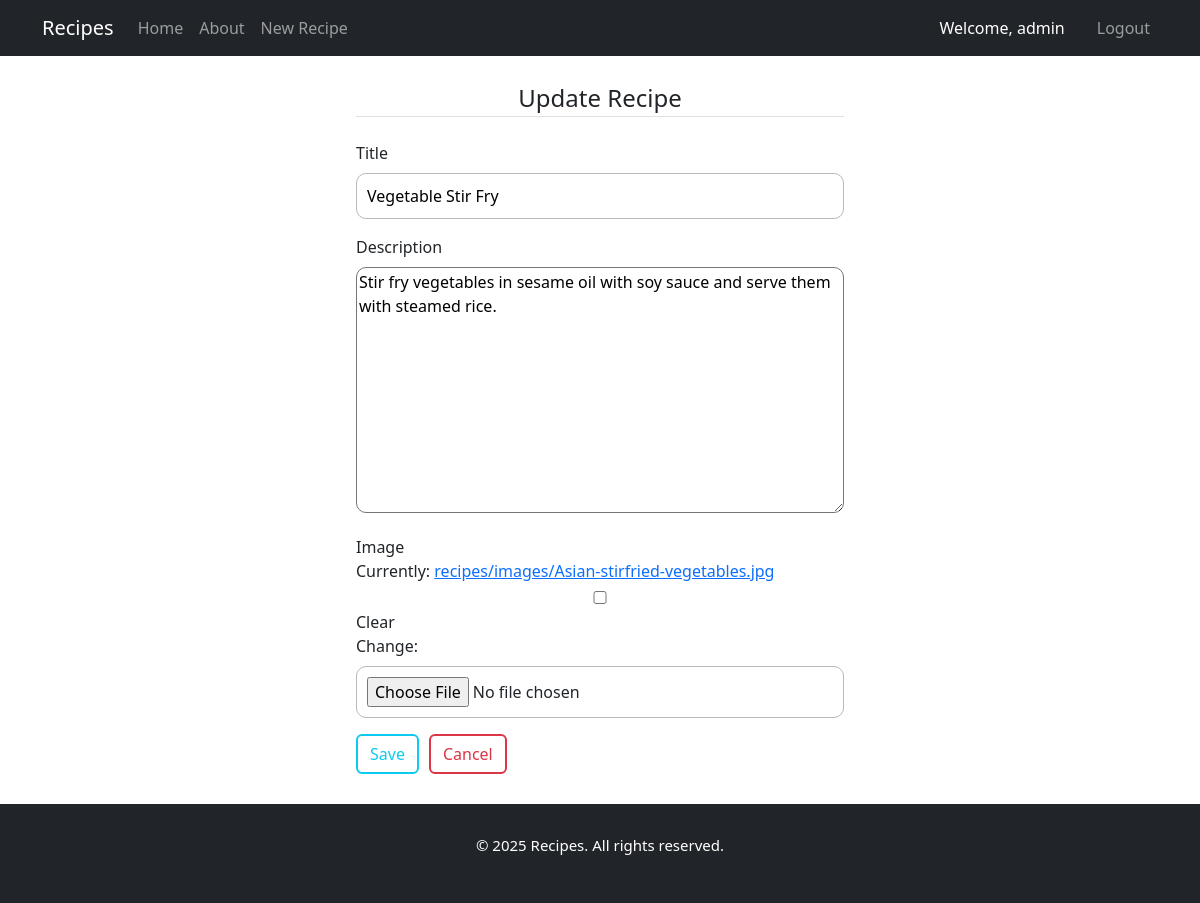
The app's page /recipe/3/update/ (signed in) with its own data.
### recipes/models.py (models this page shows, shortened)
class Recipe(models.Model):
    title = models.CharField(max_length=100)
    description = models.TextField()
    image = models.ImageField(upload_to='recipes/images', blank=True, null=True)
    author = models.ForeignKey(User, on_delete=models.CASCADE)
    created_at = models.DateTimeField(auto_now_add=True)
    updated_at = models.DateTimeField(auto_now=True)

### recipes/views.py (the view, shortened to what this page needs)
# urls.py: path('recipe/<int:pk>/update/', views.RecipeUpdateView.as_view(), name="recipe-update"),
class RecipeUpdateView(UserPassesTestMixin ,LoginRequiredMixin ,UpdateView):
    model = models.Recipe
    template_name = 'recipes/recipe_update.html'
    fields = ['title', 'description', 'image']
    def test_func(self):
        recipe = self.get_object()
        return self.request.user == recipe.author
    def get_context_data(self, **kwargs):
        context = super().get_context_data(**kwargs)
        context['title'] = "Recipes | Update Recipe"
        return context

### recipes/templates/recipes/recipe_update.html (shortened to what this page needs)
{% extends 'recipes/base.html' %}
{% block content %}
<div class="col-md-6">
    <form method="POST" enctype="multipart/form-data">
        <fieldset class="form-group">
            <legend class="border-bottom mb-4 text-center">Update Recipe</legend>
            <div class="form-group mb-3">
                <label for="id_username">Title</label>
                <br>
                {{ form.title }}
            </div>
            <div class="form-group mb-3">
                <label for="id_email">Description</label>
                <br>
                {{ form.description }}
            </div>
            <div class="form-group mb-3">
                <label for="id_password1">Image</label>
                <br>
                {{ form.image }}
            </div>
            <div class="recipe-sav">
                <input type="submit" value="Save" class="btn btn-outline-info">
                <a href="{% url 'recipes-home' %}" class="btn btn-outline-danger">Cancel</a>
            </div>
        </fieldset>
    </form>
</div>
{% endblock content %}

### recipes/templates/recipes/base.html (shortened to what this page needs)
{% load static %}
<!DOCTYPE html>
<html lang="en">
<head>
    <link href="https://cdn.jsdelivr.net/npm/bootstrap@5.3.3/dist/css/bootstrap.min.css"
          rel="stylesheet"
>
    <link rel="stylesheet" href="{% static 'users/css/custom.css' %}">
    <link rel="stylesheet" href="{% static 'recipes/css/custom.css' %}">
</head>
<body>
    <nav class="navbar navbar-expand-lg navbar-dark bg-dark">
        <div class="container">
                <a class="navbar-brand" href="{% url 'recipes-landing' %}">Recipes</a>
                <div class="collapse navbar-collapse" id="navbarNav">
                    <ul class="navbar-nav">
                        <li class="nav-item">
                            <a class="nav-link" aria-current="page" href="{% url 'recipes-home' %}">Home</a>
                        </li>
                        <li class="nav-item">
                            <a class="nav-link" href="{% url 'recipes-about' %}">About</a>
                        </li>
                        {% if user.is_authenticated %}
                        <li class="nav-item">
                            <a class="nav-link" href="{% url 'recipe-create' %}">New Recipe</a>
                        </li>
                        {% endif %}
                    </ul>
                </div>
                <div class="navbar-nav">
                    {% if user.is_authenticated %}
                    <p class="nav-item nav-link mb-0 text-white me-3 ">Welcome, {{user.username}}</p>
                    <a href="{% url 'user-logout' %}" class="nav-link nav-item">Logout</a>
                    {% else %}
                    <a href="{% url 'user-login' %}" class="nav-link nav-item">Login</a>
                    <a href="{% url 'user-register' %}" class="nav-link nav-item">Signup</a>
                    {% endif %}
                </div>
        </div>
    </nav>
    <div class="container mt-4 col-10"  style="display: flex; flex-direction: column; align-items: center; justify-content: center; ">
        {% block content %}
        {% endblock content %}
    </div>
    <div class="footer">
        <p>&copy; {% now "Y" %} Recipes. All rights reserved.</p>
    </div>
</body>
</html>

### static/users/css/custom.css (style rules this page uses)
body { height: 100%; }
.mb-3 input, .mb-4 input { padding: 10px; border-radius: 10px; width: 100%; border: 1px solid rgb(185, 185, 185); margin-top: 8px; }
.mb-3 textarea { margin-top: 8px; width: 100%; border-radius: 10px; }
.recipe-sav { padding-bottom: 30px; display: flex; gap: 10px; }
.footer { padding: 30px; background-color: rgb(33, 37, 41, 1); }
.footer p { color: white; font-size: 15px; text-align: center; }

### static/recipes/css/custom.css (style rules this page uses)
.btn-outline-info { border: 2px solid #0dcaf0; }
.btn-outline-danger { border: 2px solid #dc3545; }

### records on screen
Recipe: title "Vegetable Stir Fry", description "Stir fry vegetables in sesame oil with soy sauce and serve them with steamed rice."

### other values on screen
{{ user.username }} "admin"
